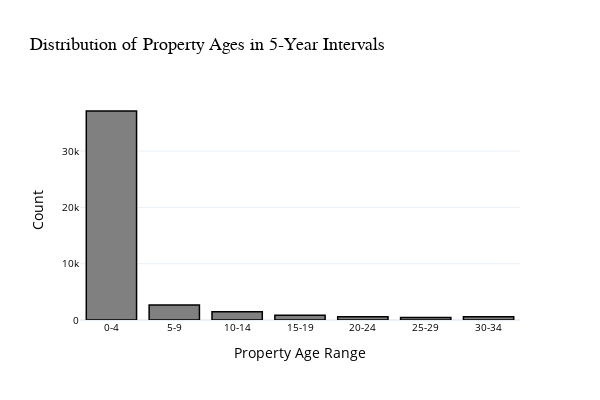

The cell this chart's notebook holds for it:
### Code cell
# Create bins for every 5 years
bins = range(0, df['propertyAge'].max() + 5, 5)
labels = [f'{b}-{b+4}' for b in bins[:-1]]

# Bin the property ages and count occurrences in each bin
age_bin_counts = pd.cut(df['propertyAge'], bins=bins, labels=labels, right=False).value_counts().sort_index()

# Create a new DataFrame for the binned data
binned_df = pd.DataFrame({'Property Age Range': age_bin_counts.index, 'Count': age_bin_counts.values})

# Create histogram
fig = px.histogram(
    binned_df, 
    x='Property Age Range', 
    y='Count', 
    labels={'x': 'Property Age Range', 'y': 'Count'},
    title='Distribution of Property Ages in 5-Year Intervals'
)

# Customize the layout for better aesthetics
fig.update_layout(
    xaxis_title='Property Age Range',
    yaxis_title='Count',
    title='Distribution of Property Ages in 5-Year Intervals',
    template='plotly_white',  # Use a clean white template
    font=dict(
        size=12,
        color='black'
    ),
    title_font=dict(
        size=18,
        color='black',
        family='Arial'
    ),
    xaxis=dict(
        tickmode='array',  # Use array to specify exact tick values and labels
        tickvals=binned_df['Property Age Range'],  # Set the tick values to the age bins
        ticktext=binned_df['Property Age Range'],  # Set the tick text to the corresponding bins
        tickfont=dict(size=10)
    ),
    yaxis=dict(
        tickfont=dict(size=10)
    ),
    bargap=0.2,  # Adjust bar gap for better spacing
    height=400,
    width=600
)

# Customize the bars
fig.update_traces(
    marker_color='grey',  # Change bar color
    marker_line_color='black',  # Outline color
    marker_line_width=1.5
)

# Show the plot
fig.show()

### Figure 1 — Plotly figure (JSON) as saved in the notebook; plotly's stock layout.template omitted (floating-point values rounded to 4 significant figures)
{"data": [{"alignmentgroup": "True", "bingroup": "x", "histfunc": "sum", "hovertemplate": "Property Age Range=%{x}<br>sum of Count=%{y}<extra></extra>", "legendgroup": "", "marker": {"color": "grey", "line": {"color": "black", "width": 1.5}, "pattern": {"shape": ""}}, "name": "", "offsetgroup": "", "orientation": "v", "showlegend": false, "type": "histogram", "x": ["0-4", "5-9", "10-14", "15-19", "20-24", "25-29", "30-34"], "xaxis": "x", "y": [37116, 2660, 1478, 822, 599, 452, 557], "yaxis": "y"}], "layout": {"bargap": 0.2, "barmode": "relative", "font": {"color": "black", "size": 12}, "height": 400, "legend": {"tracegroupgap": 0}, "title": {"font": {"color": "black", "family": "Arial", "size": 18}, "text": "Distribution of Property Ages in 5-Year Intervals"}, "width": 600, "xaxis": {"anchor": "y", "domain": [0, 1], "tickfont": {"size": 10}, "tickmode": "array", "ticktext": ["0-4", "5-9", "10-14", "15-19", "20-24", "25-29", "30-34"], "tickvals": ["0-4", "5-9", "10-14", "15-19", "20-24", "25-29", "30-34"], "title": {"text": "Property Age Range"}}, "yaxis": {"anchor": "x", "domain": [0, 1], "tickfont": {"size": 10}, "title": {"text": "Count"}}}}
